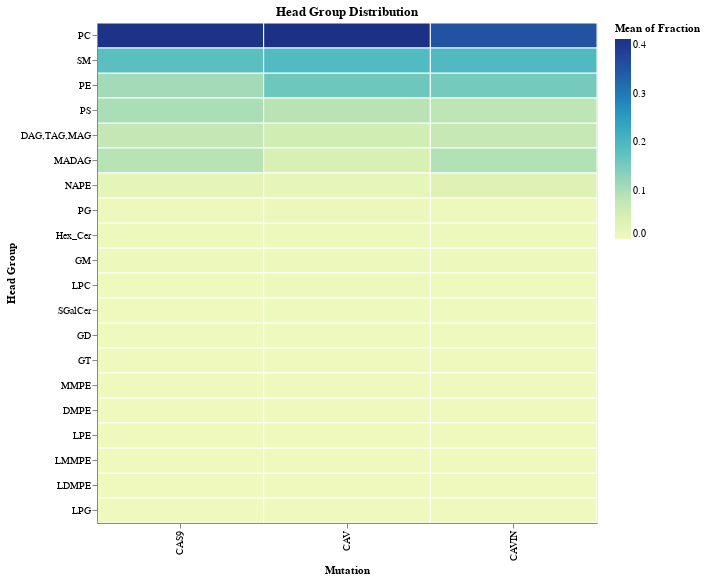

This figure's notebook cell:
### Markdown cell above
## Heatmap

### Code cell
hhg = alt.Chart(h).mark_rect(stroke='white').encode(
    x='Mutation:N',
    y=alt.Y('Head Group:N', sort=alt.EncodingSortField(field='Fraction', order='descending')),
    color='mean(Fraction):Q',
    tooltip=['Mutation', 'Head Group', 'mean(Fraction)']
).properties(
    title = "Head Group Distribution",
    width=500,
    height=500
)
hhg.save('graphs/cas_cav_cavin/head_group/Heatmap_AllHG.png', ppi=300)
hhg

### Figure 1 — Vega-Lite specification as saved in the notebook (floating-point values rounded to 4 significant figures; data arrays with more than 128 entries replaced by an {"elided": "..."} marker saying what was removed)
{"config": {"view": {"continuousWidth": 300, "continuousHeight": 300}}, "data": {"name": "data-69a4ae59126fbada61311b3d28098f87"}, "mark": {"type": "rect", "stroke": "white"}, "encoding": {"color": {"aggregate": "mean", "field": "Fraction", "type": "quantitative"}, "tooltip": [{"field": "Mutation", "type": "nominal"}, {"field": "Head Group", "type": "nominal"}, {"aggregate": "mean", "field": "Fraction", "type": "quantitative"}], "x": {"field": "Mutation", "type": "nominal"}, "y": {"field": "Head Group", "sort": {"field": "Fraction", "order": "descending"}, "type": "nominal"}}, "height": 500, "title": "Head Group Distribution", "width": 500, "$schema": "https://vega.github.io/schema/vega-lite/v5.17.0.json", "datasets": {"data-69a4ae59126fbada61311b3d28098f87": {"elided": "240 records"}}}
